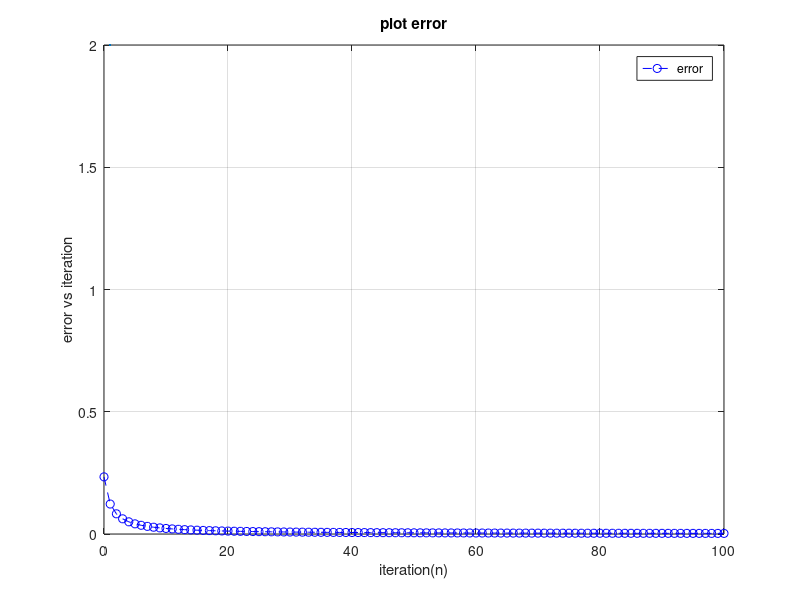

MATLAB code to generate this figure:
actual_val=(pi^2)/8;                                %the one to be compared with other results
steps=101;                                          %mx steps instead of infinity in the equation
error_vector=zeros(1, steps);
E=0;                                                %estimation value
S=0;                                                %sum of the series

%loop from 0 to 101 in each iteration calculate the equation
for n=0:steps-1                                     %itertative var. that increment by one
E=1/( ((2*n)+1)^2);
S=S+E;
error_vector(n+1)= abs(actual_val-S);               %{it is vector start from 1 not 0...
                                                        ...abs function to neglect the negative value 
                                                        %}
end 
%disp(error_vector);
%plot the errors value 
plot(0:steps-1,error_vector,'b--o',LineWidth=1,MarkerSize=2);        % plot 

title('plot error');

xlabel('iteration(n)');
ylabel('error vs iteration');
legend ('error ');
grid on;